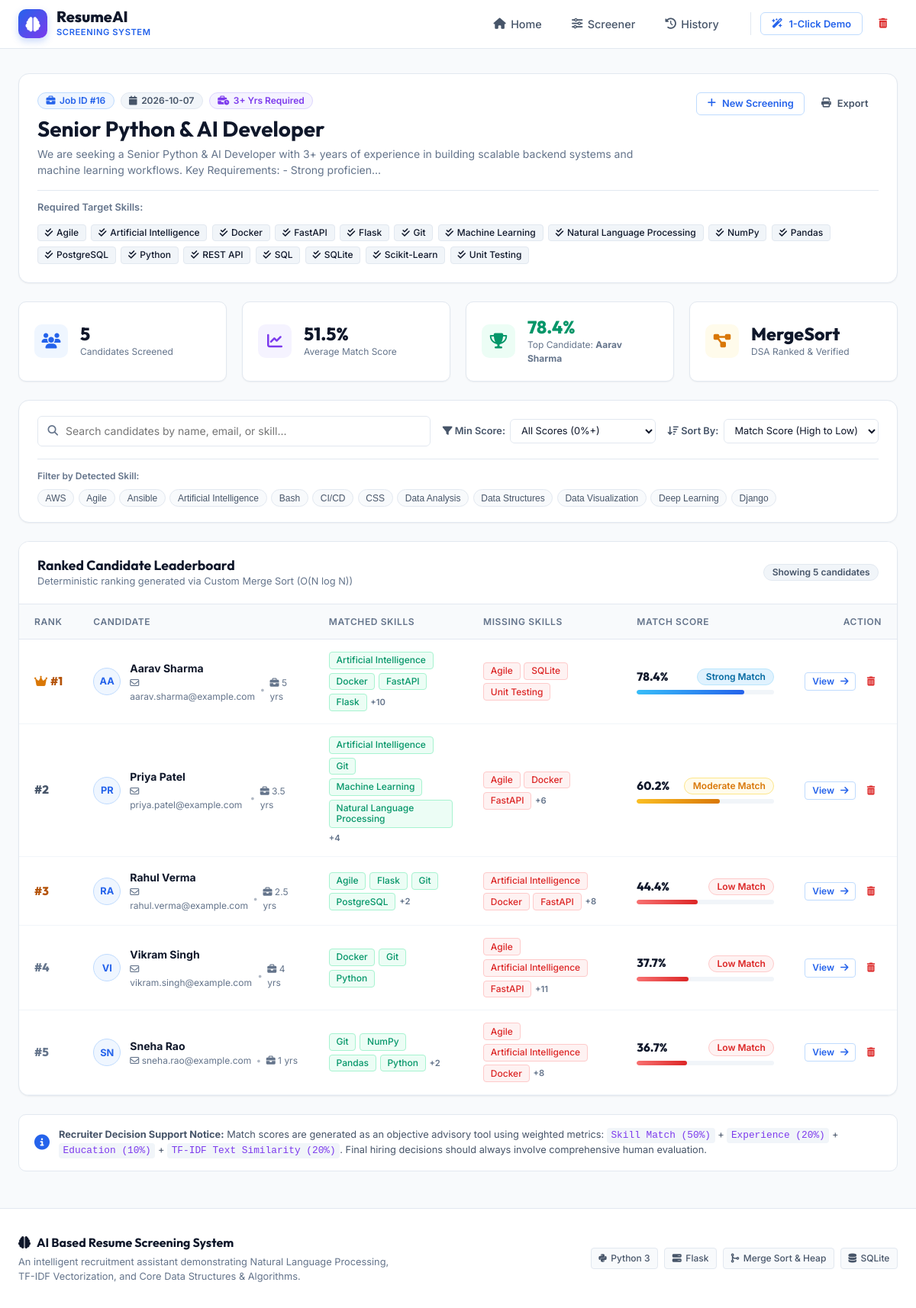
The page /results/16 on the database its author committed.
### tables this page shows
CREATE TABLE jobs (
            id INTEGER PRIMARY KEY AUTOINCREMENT,
            job_title TEXT NOT NULL,
            job_description TEXT NOT NULL,
            required_skills TEXT,
            required_experience REAL DEFAULT 0,
            created_at TIMESTAMP DEFAULT CURRENT_TIMESTAMP
        );

CREATE TABLE candidates (
            id INTEGER PRIMARY KEY AUTOINCREMENT,
            job_id INTEGER,
            name TEXT NOT NULL,
            email TEXT,
            phone TEXT,
            education TEXT,
            experience_years REAL DEFAULT 0,
            resume_filename TEXT,
            match_score REAL DEFAULT 0,
            skill_score REAL DEFAULT 0,
            exp_score REAL DEFAULT 0,
            edu_score REAL DEFAULT 0,
            tfidf_score REAL DEFAULT 0,
            badge TEXT,
            badge_class TEXT,
            matched_skills TEXT,
            missing_skills TEXT,
            additional_skills TEXT,
            explanations_json TEXT,
            raw_text TEXT,
            projects TEXT,
            certifications TEXT,
            created_at TIMESTAMP DEFAULT CURRENT_TIMESTAMP,
            FOREIGN KEY (job_id) REFERENCES jobs (id) ON DELETE CASCADE
        );

### app.py (the view)
@app.route('/results/<int:job_id>')
def view_results(job_id: int):
    job = database.get_job(job_id)
    if not job:
        flash("Screening session not found.", "error")
        return redirect(url_for('dashboard'))
    candidates = database.get_candidates_for_job(job_id)
    ranked_candidates = merge_sort(candidates, key=lambda c: c["match_score"], reverse=True)
    for idx, cand in enumerate(ranked_candidates):
        cand["rank"] = idx + 1
    total_count = len(ranked_candidates)
    avg_score = round(sum(c["match_score"] for c in ranked_candidates) / total_count, 1) if total_count > 0 else 0.0
    top_candidate = ranked_candidates[0] if ranked_candidates else None
    all_skills_set = set()
    for c in ranked_candidates:
        all_skills_set.update(c.get("skills", []))
    available_skills = sorted(list(all_skills_set))
    return render_template(
        'results.html',
        job=job,
        candidates=ranked_candidates,
        total_count=total_count,
        avg_score=avg_score,
        top_candidate=top_candidate,
        available_skills=available_skills
    )

### algorithms.py (called while the page is built)
def merge_sort(arr: List[Any], key: Optional[Callable[[Any], Any]] = None, reverse: bool = False) -> List[Any]:
    if len(arr) <= 1:
        return arr[:]
    mid = len(arr) // 2
    left = merge_sort(arr[:mid], key=key, reverse=reverse)
    right = merge_sort(arr[mid:], key=key, reverse=reverse)
    return _merge(left, right, key, reverse)

def _merge(left: List[Any], right: List[Any], key: Optional[Callable[[Any], Any]], reverse: bool) -> List[Any]:
    merged = []
    i = j = 0
    def get_val(item):
        return key(item) if key else item
    while i < len(left) and j < len(right):
        val_l = get_val(left[i])
        val_r = get_val(right[j])
        if (val_l >= val_r if reverse else val_l <= val_r):
            merged.append(left[i])
            i += 1
        else:
            merged.append(right[j])
            j += 1
    merged.extend(left[i:])
    merged.extend(right[j:])
    return merged

### app.py (called while the page is built)
@app.template_filter('format_exp')
def format_exp_filter(val):
    if val is None:
        return "0"
    try:
        f = float(val)
        return str(int(f)) if f.is_integer() else str(round(f, 1))
    except (ValueError, TypeError):
        return str(val)

### database.py (called while the page is built)
def get_db_connection() -> sqlite3.Connection:
    os.makedirs(DB_DIR, exist_ok=True)
    conn = sqlite3.connect(DB_PATH)
    conn.row_factory = sqlite3.Row
    return conn

def get_job(job_id: int) -> Optional[Dict[str, Any]]:
    conn = get_db_connection()
    cursor = conn.cursor()
    cursor.execute("SELECT * FROM jobs WHERE id = ?", (job_id,))
    row = cursor.fetchone()
    conn.close()
    if not row:
        return None
    res = dict(row)
    res["required_skills"] = json.loads(res["required_skills"]) if res["required_skills"] else []
    return res

### templates/results.html (shortened to what this page needs)
{% extends 'base.html' %}
{% block content %}
<div class="results-header-card card">
    <div class="results-header-content">
        <div>
            <div class="results-badge-bar">
                <span class="badge badge-primary"><i class="fa-solid fa-briefcase"></i> Job ID #{{ job.id }}</span>
                <span class="badge badge-secondary"><i class="fa-solid fa-calendar"></i> {{ job.created_at[:10] if
                    job.created_at else 'Recent' }}</span>
                {% if job.required_experience > 0 %}
                <span class="badge badge-purple"><i class="fa-solid fa-business-time"></i> {{
                    job.required_experience|format_exp }}+ Yrs Required</span>
                {% endif %}
            </div>
            <h1 class="results-job-title">{{ job.job_title }}</h1>
            <p class="results-job-desc">{{ job.job_description[:180] }}...</p>
        </div>
        <div class="results-header-actions">
            <a href="{{ url_for('dashboard') }}" class="btn btn-outline-primary btn-sm">
                <i class="fa-solid fa-plus"></i> New Screening
            </a>
            <button onclick="window.print()" class="btn btn-ghost btn-sm" title="Print / Export Report">
                <i class="fa-solid fa-print"></i> Export
            </button>
        </div>
    </div>
    {% if job.required_skills %}
    <div class="required-skills-row">
        <span class="req-label">Required Target Skills:</span>
        <div class="skill-chips-wrap">
            {% for s in job.required_skills %}
            <span class="skill-chip skill-req"><i class="fa-solid fa-check-double"></i> {{ s }}</span>
            {% endfor %}
        </div>
    </div>
    {% endif %}
</div>
<div class="kpi-grid">
    <div class="kpi-card">
        <div class="kpi-icon icon-blue"><i class="fa-solid fa-users"></i></div>
        <div class="kpi-data">
            <span class="kpi-number">{{ total_count }}</span>
            <span class="kpi-label">Candidates Screened</span>
        </div>
    </div>
    <div class="kpi-card">
        <div class="kpi-icon icon-purple"><i class="fa-solid fa-chart-line"></i></div>
        <div class="kpi-data">
            <span class="kpi-number">{{ avg_score }}%</span>
            <span class="kpi-label">Average Match Score</span>
        </div>
    </div>
    <div class="kpi-card">
        <div class="kpi-icon icon-green"><i class="fa-solid fa-trophy"></i></div>
        <div class="kpi-data">
            <span class="kpi-number text-emerald">
                {% if top_candidate %}
                {{ top_candidate.match_score }}%
                {% else %}
                N/A
                {% endif %}
            </span>
            <span class="kpi-label">
                Top Candidate: <strong>{{ top_candidate.name if top_candidate else 'None' }}</strong>
            </span>
        </div>
    </div>
    <div class="kpi-card">
        <div class="kpi-icon icon-amber"><i class="fa-solid fa-diagram-project"></i></div>
        <div class="kpi-data">
            <span class="kpi-number">MergeSort</span>
            <span class="kpi-label">DSA Ranked & Verified</span>
        </div>
    </div>
</div>
<div class="card toolbar-card">
    <div class="toolbar-flex">
        <div class="search-box">
            <i class="fa-solid fa-magnifying-glass search-icon"></i>
            <input type="text" id="candidateSearchInput" class="form-control search-input"
                placeholder="Search candidates by name, email, or skill..." onkeyup="filterCandidatesTable()">
        </div>
        <div class="filter-controls">
            <div class="filter-item">
                <label for="scoreFilter"><i class="fa-solid fa-filter"></i> Min Score:</label>
                <select id="scoreFilter" class="form-select form-select-sm" onchange="filterCandidatesTable()">
                    <option value="0">All Scores (0%+)</option>
                </select>
            </div>
            <div class="filter-item">
                <label for="sortSelector"><i class="fa-solid fa-arrow-down-wide-short"></i> Sort By:</label>
                <select id="sortSelector" class="form-select form-select-sm" onchange="sortCandidatesTable()">
                    <option value="score_desc">Match Score (High to Low)</option>
                </select>
            </div>
        </div>
    </div>
    {% if available_skills %}
    <div class="quick-skill-filters">
        <span class="filter-tag-label">Filter by Detected Skill:</span>
        <div class="skill-filter-list">
            {% for skill in available_skills[:12] %}
            <button type="button" class="btn-filter-pill" onclick="toggleSkillFilter(this, '{{ skill|lower }}')">
                {{ skill }}
            </button>
            {% endfor %}
        </div>
    </div>
    {% endif %}
</div>
<div class="card table-card">
    <div class="card-header table-card-header">
        <div>
            <h3 class="card-title">Ranked Candidate Leaderboard</h3>
            <p class="card-subtitle">Deterministic ranking generated via Custom Merge Sort (O(N log N))</p>
        </div>
        <span id="filteredCountBadge" class="badge badge-secondary">Showing {{ total_count }} candidates</span>
    </div>
    <div class="table-responsive">
        <table class="table" id="candidatesTable">
            <thead>
                <tr>
                    <th style="width: 70px;">Rank</th>
                    <th>Candidate</th>
                    <th>Matched Skills</th>
                    <th>Missing Skills</th>
                    <th style="width: 220px;">Match Score</th>
                    <th style="width: 130px; text-align: right;">Action</th>
                </tr>
            </thead>
            <tbody id="candidatesTableBody">
                {% for cand in candidates %}
                <tr class="candidate-row" data-name="{{ cand.name|lower }}" data-email="{{ cand.email|lower }}"
                    data-skills="{{ (cand.skills|join(' '))|lower }}" data-score="{{ cand.match_score }}">
                    <td>
                        <div
                            class="rank-badge {% if cand.rank == 1 %}rank-1{% elif cand.rank == 2 %}rank-2{% elif cand.rank == 3 %}rank-3{% else %}rank-other{% endif %}">
                            {% if cand.rank == 1 %}<i class="fa-solid fa-crown text-amber"></i>{% endif %}
                            #{{ cand.rank }}
                        </div>
                    </td>
                    <td>
                        <div class="candidate-info-cell">
                            <div class="candidate-avatar">
                                {{ cand.name[:2]|upper if cand.name != 'Not Available' else 'NA' }}
                            </div>
                            <div>
                                <div class="candidate-name">
                                    <a href="{{ url_for('candidate_detail', candidate_id=cand.id) }}">{{ cand.name
                                        }}</a>
                                </div>
                                <div class="candidate-meta">
                                    {% if cand.email != 'Not Available' %}
                                    <span><i class="fa-regular fa-envelope"></i> {{ cand.email }}</span>
                                    {% endif %}
                                    {% if cand.experience_years > 0 %}
                                    <span class="meta-sep">•</span>
                                    <span><i class="fa-solid fa-briefcase"></i> {{ cand.experience_years|format_exp }}
                                        yrs</span>
                                    {% endif %}
                                </div>
                            </div>
                        </div>
                    </td>
                    <td>
                        <div class="skill-chips-cell">
                            {% if cand.matched_skills %}
                            {% for s in cand.matched_skills[:4] %}
                            <span class="skill-chip skill-matched">{{ s }}</span>
                            {% endfor %}
                            {% if cand.matched_skills|length > 4 %}
                            <span class="skill-chip-more">+{{ cand.matched_skills|length - 4 }}</span>
                            {% endif %}
                            {% else %}
                            <span class="text-muted text-xs">No direct matches</span>
                            {% endif %}
                        </div>
                    </td>
                    <td>
                        <div class="skill-chips-cell">
                            {% if cand.missing_skills %}
                            {% for s in cand.missing_skills[:3] %}
                            <span class="skill-chip skill-missing">{{ s }}</span>
                            {% endfor %}
                            {% if cand.missing_skills|length > 3 %}
                            <span class="skill-chip-more">+{{ cand.missing_skills|length - 3 }}</span>
                            {% endif %}
                            {% else %}
                            <span class="text-emerald text-xs font-semibold"><i class="fa-solid fa-circle-check"></i>
                                None</span>
                            {% endif %}
                        </div>
                    </td>
                    <td>
                        <div class="score-cell-wrapper">
                            <div class="score-flex">
                                <span class="score-number">{{ cand.match_score }}%</span>
                                <span class="badge {{ cand.badge_class }}">{{ cand.badge }}</span>
                            </div>
                            <div class="progress-bar-container">
                                <div class="progress-bar-fill {% if cand.match_score >= 85 %}fill-excellent{% elif cand.match_score >= 70 %}fill-strong{% elif cand.match_score >= 55 %}fill-moderate{% else %}fill-low{% endif %}"
                                    style="width: {{ cand.match_score }}%;"></div>
                            </div>
                        </div>
                    </td>
                    <td style="text-align: right;">
                        <div class="action-buttons-group">
                            <a href="{{ url_for('candidate_detail', candidate_id=cand.id) }}"
                                class="btn btn-outline-primary btn-xs" title="View Full Report">
                                View <i class="fa-solid fa-arrow-right"></i>
                            </a>
                            <button type="button" class="btn btn-ghost btn-xs text-danger" title="Remove Candidate"
                                onclick="deleteCandidate({{ cand.id }})">
                                <i class="fa-solid fa-trash-can"></i>
                            </button>
                        </div>
                    </td>
                </tr>
                {% else %}
                <tr>
                    <td colspan="6" class="text-center py-5">
                        <p class="text-muted">No candidates found for this screening session.</p>
                    </td>
                </tr>
                {% endfor %}
            </tbody>
        </table>
    </div>
</div>
<div class="score-formula-card">
    <div class="formula-icon"><i class="fa-solid fa-circle-info"></i></div>
    <div class="formula-text">
        <strong>Recruiter Decision Support Notice:</strong>
        Match scores are generated as an objective advisory tool using weighted metrics:
        <code>Skill Match (50%)</code> + <code>Experience (20%)</code> + <code>Education (10%)</code> +
        <code>TF-IDF Text Similarity (20%)</code>. Final hiring decisions should always involve comprehensive human
        evaluation.
    </div>
</div>
{% endblock %}

### rows shown on the page
jobs: id "16", created_at "2026-10-07", required_experience "3", job_title "Senior Python & AI Developer", job_description "We are seeking a Senior Python & AI Developer with 3+ years of experience in building scalable backend systems and machine learning workflows. Key Requirements: - Strong proficien"
candidates: match_score "78.4", name "Aarav Sharma", rank "1", name "AA", email "aarav.sharma@example.com", experience_years "5", 4 "Artificial Intelligence" "Docker" "FastAPI" "Flask", matched_skills|length "10", 3 "Agile" "SQLite" "Unit Testing", badge "Strong Match"
candidates: rank "2", name "PR", name "Priya Patel", email "priya.patel@example.com", experience_years "3.5", 4 "Artificial Intelligence" "Git" "Machine Learning" "Natural Language Processing", matched_skills|length "4", 3 "Agile" "Docker" "FastAPI", missing_skills|length "6", match_score "60.2", badge "Moderate Match"
candidates: rank "3", name "RA", name "Rahul Verma", email "rahul.verma@example.com", experience_years "2.5", 4 "Agile" "Flask" "Git" "PostgreSQL", matched_skills|length "2", 3 "Artificial Intelligence" "Docker" "FastAPI", missing_skills|length "8", match_score "44.4", badge "Low Match"
candidates: rank "4", name "VI", name "Vikram Singh", email "vikram.singh@example.com", experience_years "4", 4 "Docker" "Git" "Python", 3 "Agile" "Artificial Intelligence" "FastAPI", missing_skills|length "11", match_score "37.7", badge "Low Match"
candidates: rank "5", name "SN", name "Sneha Rao", email "sneha.rao@example.com", experience_years "1", 4 "Git" "NumPy" "Pandas" "Python", matched_skills|length "2", 3 "Agile" "Artificial Intelligence" "Docker", missing_skills|length "8", match_score "36.7", badge "Low Match"

### other values the page prints
{{ s }} "Agile" "Artificial Intelligence" "Docker" "FastAPI" "Flask" "Git" "Machine Learning" "Natural Language Processing" "NumPy" "Pandas" "PostgreSQL" "Python" "REST API" "SQL" "SQLite" "Scikit-Learn" "Unit Testing"
{{ total_count }} "5"
{{ avg_score }} "51.5"
{{ skill }} "AWS" "Agile" "Ansible" "Artificial Intelligence" "Bash" "CI/CD" "CSS" "Data Analysis" "Data Structures" "Data Visualization" "Deep Learning" "Django"
